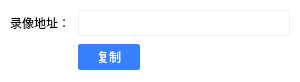
<?xml version="1.0" encoding="UTF-8"?>
<ui version="4.0">
 <class>DlgServerRecordResult</class>
 <widget class="QDialog" name="DlgServerRecordResult">
  <property name="geometry">
   <rect>
    <x>0</x>
    <y>0</y>
    <width>300</width>
    <height>82</height>
   </rect>
  </property>
  <property name="windowTitle">
   <string>云端录制</string>
  </property>
  <property name="styleSheet">
   <string notr="true">#DlgServerRecordResult {
	background: rgb(255,255,255);
}
QPushButton {
	background:rgb(57,129,252);
	color: rgb(255,255,255);
	border: 1px solid rgb(57,129,252);
	border-radius: 2px;
	min-height: 24px;
	min-width: 60px;
}
QPushButton:hover, QPushButton:pressed {
	background: rgb(5,117,197);
}
#recordPath {
	min-height: 24px;
	border: 1px solid rgb(240,240,240);
	border-radius: 2px;
}</string>
  </property>
  <layout class="QGridLayout" name="gridLayout">
   <property name="leftMargin">
    <number>10</number>
   </property>
   <property name="topMargin">
    <number>10</number>
   </property>
   <property name="rightMargin">
    <number>10</number>
   </property>
   <property name="bottomMargin">
    <number>10</number>
   </property>
   <property name="spacing">
    <number>8</number>
   </property>
   <item row="0" column="0">
    <widget class="QLabel" name="label">
     <property name="styleSheet">
      <string notr="true">#DlgServerRecordResult {
	background: rgb(255,255,255);
}
QPushButton {
	background:rgb(57,129,252);
	color: rgb(255,255,255);
	border: 1px solid rgb(57,129,252);
	border-radius: 2px;
	min-height: 24px;
	min-width: 60px;
}
QPushButton:hover, QPushButton:pressed {
	background: rgb(5,117,197);
}</string>
     </property>
     <property name="text">
      <string>录像地址：</string>
     </property>
    </widget>
   </item>
   <item row="2" column="1">
    <layout class="QHBoxLayout" name="horizontalLayout">
     <item>
      <widget class="QPushButton" name="btnCopy">
       <property name="text">
        <string>复制</string>
       </property>
      </widget>
     </item>
     <item>
      <spacer name="horizontalSpacer">
       <property name="orientation">
        <enum>Qt::Horizontal</enum>
       </property>
       <property name="sizeHint" stdset="0">
        <size>
         <width>40</width>
         <height>20</height>
        </size>
       </property>
      </spacer>
     </item>
    </layout>
   </item>
   <item row="0" column="1">
    <widget class="QLineEdit" name="recordPath"/>
   </item>
  </layout>
 </widget>
 <layoutdefault spacing="6" margin="11"/>
 <resources/>
 <connections/>
</ui>
